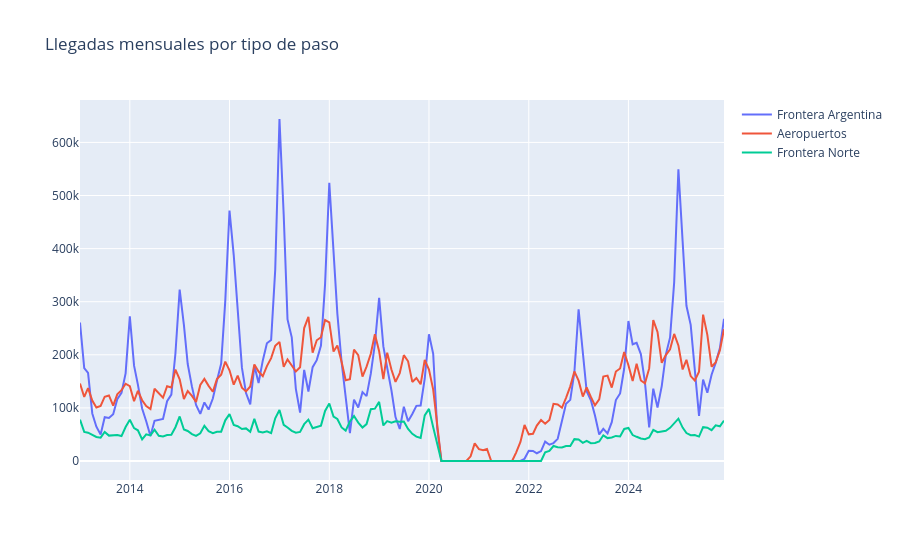
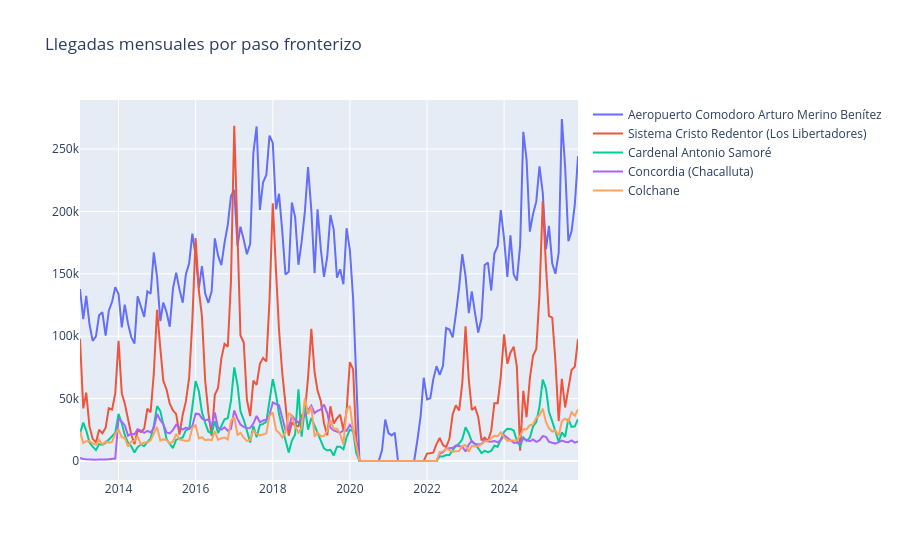

Notebook source saved alongside these figures, in order:
### Code cell
import plotly.graph_objects as go

fig1 = go.Figure()
for crossing in top5_crossing_type.index:
    ts = build_series(df, crossing_type=crossing)
    fig1.add_trace(go.Scatter(x=ts.index, y=ts.values, name=crossing))
fig1.update_layout(title="Llegadas mensuales por tipo de paso")
fig1.show()

fig2 = go.Figure()
for detail in top5_crossing_detail.index:
    ts = build_series(df, crossing_detail=detail)
    fig2.add_trace(go.Scatter(x=ts.index, y=ts.values, name=detail))
fig2.update_layout(title="Llegadas mensuales por paso fronterizo")
fig2.show()

### Figure 1 — Plotly figure (JSON) as saved in the notebook; plotly's stock layout.template omitted (floating-point values rounded to 4 significant figures; data arrays with more than 128 entries replaced by an {"elided": "..."} marker saying what was removed)
{"data": [{"name": "Frontera Argentina", "type": "scatter", "x": {"elided": "156 str values"}, "y": {"elided": "156 float values"}}, {"name": "Aeropuertos", "type": "scatter", "x": {"elided": "156 str values"}, "y": {"elided": "156 float values"}}, {"name": "Frontera Norte", "type": "scatter", "x": {"elided": "156 str values"}, "y": {"elided": "156 float values"}}], "layout": {"title": {"text": "Llegadas mensuales por tipo de paso"}}}

### Figure 2 — Plotly figure (JSON) as saved in the notebook; plotly's stock layout.template omitted (floating-point values rounded to 4 significant figures; data arrays with more than 128 entries replaced by an {"elided": "..."} marker saying what was removed)
{"data": [{"name": "Aeropuerto Comodoro Arturo Merino Benítez", "type": "scatter", "x": {"elided": "156 str values"}, "y": {"elided": "156 float values"}}, {"name": "Sistema Cristo Redentor (Los Libertadores)", "type": "scatter", "x": {"elided": "156 str values"}, "y": {"elided": "156 float values"}}, {"name": "Cardenal Antonio Samoré", "type": "scatter", "x": {"elided": "156 str values"}, "y": {"elided": "156 float values"}}, {"name": "Concordia (Chacalluta)", "type": "scatter", "x": {"elided": "156 str values"}, "y": {"elided": "156 float values"}}, {"name": "Colchane", "type": "scatter", "x": {"elided": "156 str values"}, "y": {"elided": "156 float values"}}], "layout": {"title": {"text": "Llegadas mensuales por paso fronterizo"}}}
